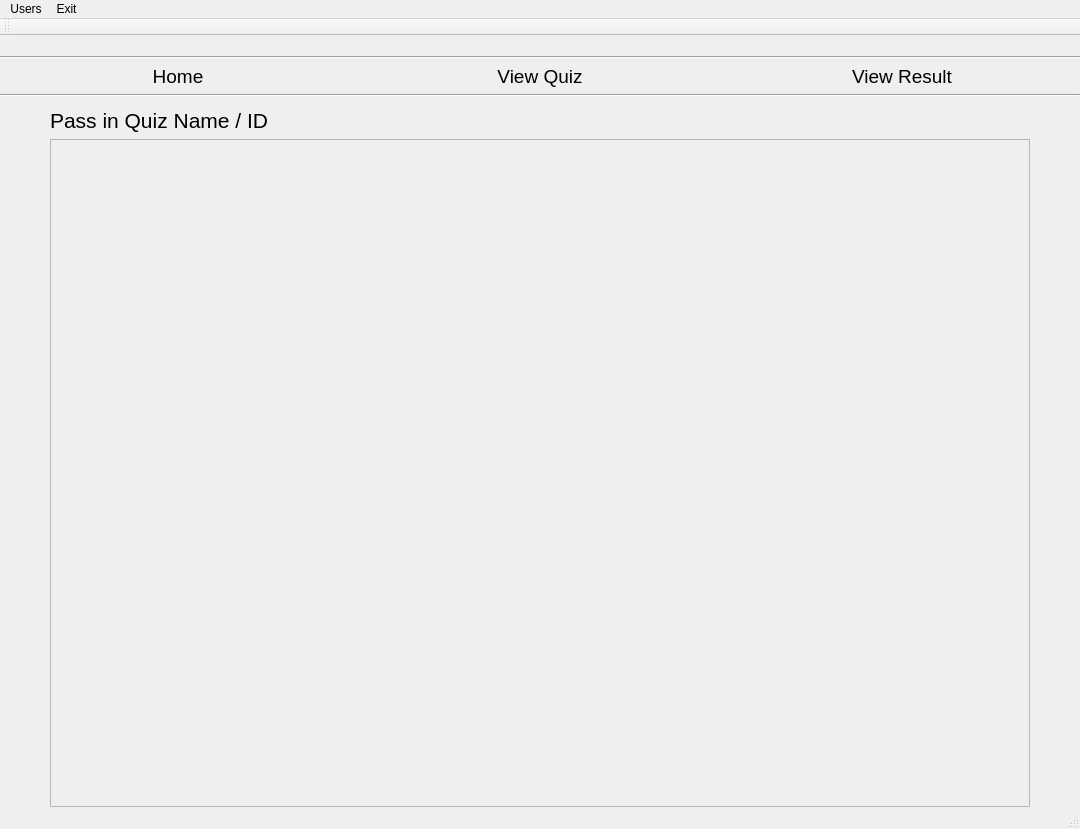
<?xml version="1.0" encoding="UTF-8"?>
<ui version="4.0">
 <class>studentTakeQuiz</class>
 <widget class="QMainWindow" name="studentTakeQuiz">
  <property name="geometry">
   <rect>
    <x>0</x>
    <y>0</y>
    <width>1080</width>
    <height>829</height>
   </rect>
  </property>
  <property name="sizePolicy">
   <sizepolicy hsizetype="MinimumExpanding" vsizetype="Preferred">
    <horstretch>0</horstretch>
    <verstretch>0</verstretch>
   </sizepolicy>
  </property>
  <property name="minimumSize">
   <size>
    <width>800</width>
    <height>600</height>
   </size>
  </property>
  <property name="windowTitle">
   <string>Student Take Quiz</string>
  </property>
  <property name="windowIcon">
   <iconset>
    <normaloff>Image/javaicon.png</normaloff>Image/javaicon.png</iconset>
  </property>
  <widget class="QWidget" name="centralWidget">
   <layout class="QVBoxLayout" name="verticalLayout" stretch="0,0,1">
    <property name="leftMargin">
     <number>0</number>
    </property>
    <property name="topMargin">
     <number>0</number>
    </property>
    <property name="rightMargin">
     <number>0</number>
    </property>
    <property name="bottomMargin">
     <number>0</number>
    </property>
    <item>
     <layout class="QVBoxLayout" name="overallLayout">
      <item>
       <widget class="QLabel" name="bg">
        <property name="text">
         <string/>
        </property>
        <property name="pixmap">
         <pixmap>Image/gg2.JPG</pixmap>
        </property>
       </widget>
      </item>
      <item>
       <widget class="Line" name="line">
        <property name="orientation">
         <enum>Qt::Horizontal</enum>
        </property>
       </widget>
      </item>
      <item>
       <layout class="QHBoxLayout" name="menu">
        <property name="topMargin">
         <number>0</number>
        </property>
        <item>
         <widget class="QPushButton" name="homeBtn">
          <property name="font">
           <font>
            <family>Arial</family>
            <pointsize>14</pointsize>
           </font>
          </property>
          <property name="styleSheet">
           <string notr="true">QPushButton
{
	border: None;
}

QPushButton:hover
{
	color: rgb(47,79,79);
	font-size: 34px;
}

</string>
          </property>
          <property name="text">
           <string>Home</string>
          </property>
         </widget>
        </item>
        <item>
         <widget class="QPushButton" name="viewquizBtn">
          <property name="font">
           <font>
            <family>Arial</family>
            <pointsize>14</pointsize>
           </font>
          </property>
          <property name="styleSheet">
           <string notr="true">QPushButton
{
	border: None;
}

QPushButton:hover
{
	color: rgb(47,79,79);
	font-size: 34px;
}

</string>
          </property>
          <property name="text">
           <string>View Quiz</string>
          </property>
         </widget>
        </item>
        <item>
         <widget class="QPushButton" name="viewresultBtn">
          <property name="font">
           <font>
            <family>Arial</family>
            <pointsize>14</pointsize>
           </font>
          </property>
          <property name="styleSheet">
           <string notr="true">QPushButton
{
	border: None;
}

QPushButton:hover
{
	color: rgb(47,79,79);
	font-size: 34px;
}

</string>
          </property>
          <property name="text">
           <string>View Result</string>
          </property>
         </widget>
        </item>
       </layout>
      </item>
     </layout>
    </item>
    <item>
     <widget class="Line" name="line_2">
      <property name="orientation">
       <enum>Qt::Horizontal</enum>
      </property>
     </widget>
    </item>
    <item>
     <layout class="QVBoxLayout" name="Content">
      <property name="leftMargin">
       <number>50</number>
      </property>
      <property name="topMargin">
       <number>5</number>
      </property>
      <property name="rightMargin">
       <number>50</number>
      </property>
      <item>
       <widget class="QLabel" name="title">
        <property name="font">
         <font>
          <family>Arial</family>
          <pointsize>16</pointsize>
         </font>
        </property>
        <property name="text">
         <string>Pass in Quiz Name / ID</string>
        </property>
       </widget>
      </item>
      <item>
       <widget class="QScrollArea" name="scrollArea">
        <property name="widgetResizable">
         <bool>true</bool>
        </property>
        <widget class="QWidget" name="scrollAreaWidgetContents">
         <property name="geometry">
          <rect>
           <x>0</x>
           <y>0</y>
           <width>978</width>
           <height>475</height>
          </rect>
         </property>
        </widget>
       </widget>
      </item>
     </layout>
    </item>
   </layout>
  </widget>
  <widget class="QMenuBar" name="menuBar">
   <property name="geometry">
    <rect>
     <x>0</x>
     <y>0</y>
     <width>1080</width>
     <height>31</height>
    </rect>
   </property>
   <widget class="QMenu" name="menuUsers">
    <property name="title">
     <string>Users</string>
    </property>
    <addaction name="actionLogout"/>
    <addaction name="actionLogout_2"/>
   </widget>
   <widget class="QMenu" name="menuExit">
    <property name="title">
     <string>Exit</string>
    </property>
    <addaction name="actionClose_Alt_F4"/>
   </widget>
   <addaction name="menuUsers"/>
   <addaction name="menuExit"/>
  </widget>
  <widget class="QToolBar" name="mainToolBar">
   <attribute name="toolBarArea">
    <enum>TopToolBarArea</enum>
   </attribute>
   <attribute name="toolBarBreak">
    <bool>false</bool>
   </attribute>
  </widget>
  <widget class="QStatusBar" name="statusBar"/>
  <action name="actionLogout">
   <property name="text">
    <string>Change Password</string>
   </property>
  </action>
  <action name="actionClose_Alt_F4">
   <property name="text">
    <string>Close (Alt + F4)</string>
   </property>
  </action>
  <action name="actionLogout_2">
   <property name="text">
    <string>Logout</string>
   </property>
  </action>
 </widget>
 <layoutdefault spacing="6" margin="11"/>
 <resources/>
 <connections/>
</ui>
